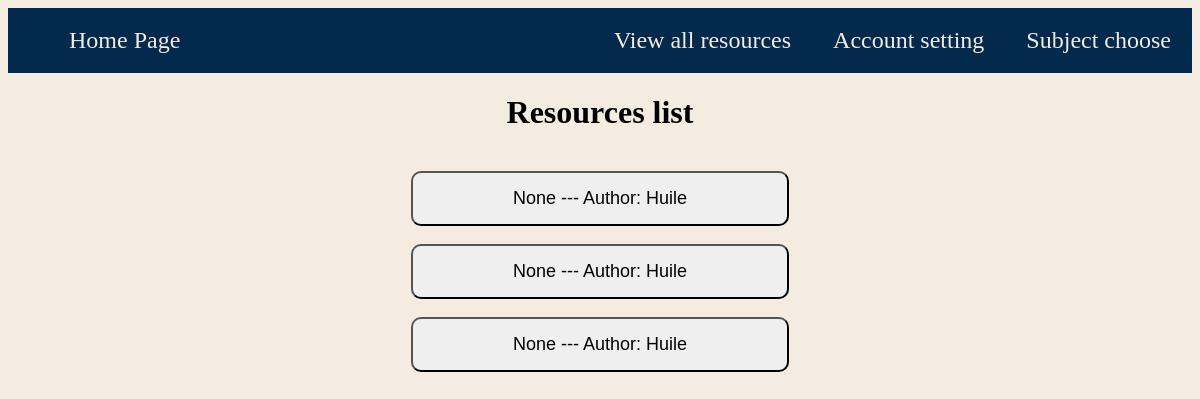
/resources_list/7, run on the app's committed database.
### tables this page shows
CREATE TABLE "resources" (unit_id INTEGER, resources_id INTEGER PRIMARY KEY, subject TEXT, unit TEXT, resources_name TEXT, path TEXT, type TEXT, author TEXT, from_link TEXT, released_year INTEGER);

### main.py (the view)
@app.route("/resources_list/<int:unit_id>", methods=['GET', 'POST'])
def resources_list(unit_id):
    conre_list = sqlite3.connect('database/database.db')
    re_cursor = conre_list.cursor()
    re_cursor.execute(
         "SELECT resources_id, resources_name, author FROM resources WHERE unit_id = ?",
         (unit_id,)
)
    resources = re_cursor.fetchall()
    conre_list.close()
    return render_template("resources_list.html", resources = resources, unit_id = unit_id)

### templates/resources_list.html (shortened to what this page needs)
<!DOCTYPE html>
<html lang="en">
  <head>
    <link rel="stylesheet" href="/static/style.css">
  </head>
  <body>
    <header>
      <Ul>
        <li><a href="{{ url_for('subjectpick')}}">Subject choose</a></li>
        <li><a href="{{ url_for('account') }}">Account setting</a></li>
        <li><a href="{{ url_for('all_resources')}}">View all resources</a></li>
        <li class="tag_left"><a href="{{ url_for('homepage')}}">Home Page</a></li>
      </Ul>
    </header>
    <main>
      <h1>Resources list</h1>
      {% for resource in resources %}
      <div class="list_display">
        <br>
        <a href="{{ url_for('resources', resource_id=resource[0])}}">
          <button class="button">
            {{ resource[1] }}
            ---
            Author:
            {{ resource[2] }}
          </button>
        </a>
      </div>
      {% endfor %}
    </main>
  </body>
</html>

### static/style.css (style rules this page uses)
:root { --background: #F4ECE1; --blue: #03294C; --orange: #FB7E0A; --end_orange_1: #fba30a; --end_orange_2: #fb7e0a; --end_orange_3:#ff6a00; --end_red_1:#ff4800; --end_blue_1:#4FABFF; --end_blue_2:#0D7BE0; --end_blue_1:#034F94; }
body { font-family: SN pro; background-color: rgb(244, 236, 225); }
h1, h2, h3, h4, h5, h6 { text-align: center; }
header { position: relative; }
ul { font-size: 150%; list-style-type: none; overflow: hidden; margin: 0; padding: 1; background-color: var(--blue); }
ul li { float: right; }
ul li a { text-decoration: none; display: block; color: var(--background); text-align: center; padding: 19px 21px; }
ul li.tag_left { float: left; }
.list_display { text-align: center; justify-content: center; }
.button { font-size: large; padding: 15px 100px; border-radius: 10px; }

### data on the page
resources: from_link "None", author "Huile"
resources: from_link "None", author "Huile"
resources: from_link "None", author "Huile"
